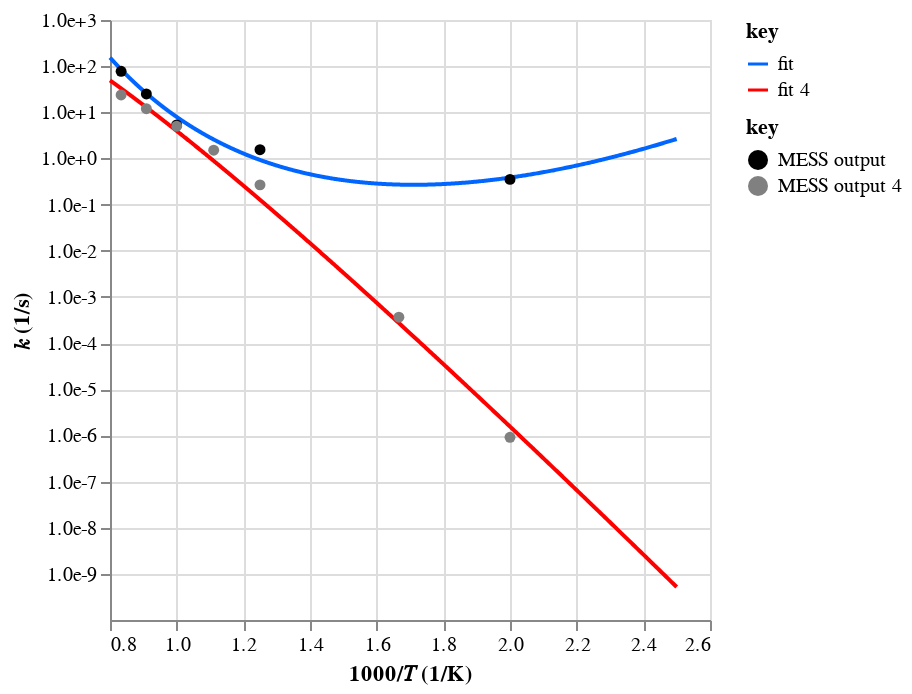

Notebook cell for this chart:
### Code cell
# S(1210)r0 = C5O2nexammzze = C5H6O(645)z + OH(4)
open_mess_out_well4 = """
W2->W11

P\T           500       600       700       800       900     1e+03   1.1e+03   1.2e+03   1.3e+03   1.4e+03   1.5e+03   1.6e+03   1.7e+03   1.8e+03   1.9e+03     2e+03
0.1      4.43e-09  1.08e-07 -1.32e-07 -1.74e-07 -2.58e-07   1.1e-07 -2.46e-06 -2.48e-06  4.18e-06  9.24e-06  0.000122   0.00198     0.023     0.136     0.653      3.71
1        1.18e-07  1.58e-07 -5.54e-06  9.41e-06  9.62e-06  2.15e-05  3.29e-05  0.000126  0.000284   0.00188    0.0139     0.128     0.927         4      14.6      59.1
10      -4.87e-07 -1.44e-06 -7.79e-06  0.000231  0.000969   0.00478    0.0125     0.029    0.0653     0.219     0.889      4.52        21        68       202       680
100     -1.44e-06 -5.11e-05   4.2e-05   0.00121    0.0199     0.161     0.732      2.56      6.98      19.2      48.5       140       415       985  2.27e+03  6.12e+03
O-O      5.24e-06   0.00632      1.04      48.4       977  1.09e+04  7.89e+04  4.13e+05  1.68e+06   5.6e+06  1.59e+07  3.99e+07  8.97e+07  1.84e+08  3.51e+08  6.29e+08
"""
open_mess_out_skip4 = """
W2->P1

P\T           500       600       700       800       900     1e+03   1.1e+03   1.2e+03   1.3e+03   1.4e+03   1.5e+03   1.6e+03   1.7e+03   1.8e+03   1.9e+03     2e+03
0.1      9.63e-09  3.42e-06  0.000124   0.00133   0.00714    0.0259    0.0757     0.193     0.466      1.17      2.53      6.13      13.5      30.3      70.4       177
1        7.93e-07  0.000363    0.0196     0.268      1.51      4.99        12      23.8      42.5      76.1       125       233       407       722  1.31e+03  2.49e+03
10       3.69e-06   0.00322     0.327       8.1      74.6       342       974  2.03e+03  3.49e+03  5.51e+03  7.72e+03  1.12e+04  1.55e+04  2.11e+04  2.93e+04  4.28e+04
100         5e-06   0.00574     0.854      33.8       526  4.09e+03  1.85e+04  5.49e+04   1.2e+05  2.15e+05  3.23e+05  4.59e+05  6.04e+05  7.44e+05  9.01e+05  1.09e+06
O-O           ***       ***       ***       ***       ***       ***       ***       ***       ***       ***       ***       ***       ***       ***       ***       ***
"""
open_rxn_well4 = ac.rate.from_mess_channel_output(open_mess_out_well4)
open_rxn_skip4 = ac.rate.from_mess_channel_output(open_mess_out_skip4)
open_rxn_data4 = open_rxn_well4 + open_rxn_skip4
open_rxn_fit4 = ac.rate.fit_plog(open_rxn_data4, sanitize=False)
ac.rate.display(
    [open_rxn_data, open_rxn_fit, open_rxn_data4, open_rxn_fit4],
    label=["MESS output", "fit", "MESS output 4", "fit 4"],
)

### Figure 1 — Vega-Lite specification as saved in the notebook (floating-point values rounded to 4 significant figures; data arrays with more than 128 entries replaced by an {"elided": "..."} marker saying what was removed)
{"config": {"view": {"continuousWidth": 300, "continuousHeight": 300}}, "layer": [{"data": {"name": "data-9e3789817be735834b9985d518d44027"}, "mark": {"type": "line"}, "encoding": {"color": {"field": "key", "scale": {"domain": ["fit", "fit 4"], "range": ["#0066ff", "#ff0000"]}, "type": "nominal"}, "x": {"field": "x", "scale": {"zero": false}, "title": "1000/𝑇 (1/K)", "type": "quantitative"}, "y": {"axis": {"format": ".1e", "values": [1e-09, 1e-08, 1e-07, 1e-06, 1e-05, 0.0001, 0.001, 0.01, 0.1, 1, 10, 100, 1000]}, "field": "value", "scale": {"type": "log"}, "title": "𝑘 (1/s)", "type": "quantitative"}}, "transform": [{"fold": ["fit", "fit 4"]}]}, {"data": {"name": "data-9565e30660a7d5de0b9bb0d1b522d3e7"}, "mark": {"type": "point", "filled": true, "opacity": 1}, "encoding": {"color": {"field": "key", "scale": {"domain": ["MESS output", "MESS output 4"], "range": ["#000000", "#808080ff"]}, "type": "nominal"}, "x": {"field": "x", "scale": {"zero": false}, "title": "1000/𝑇 (1/K)", "type": "quantitative"}, "y": {"axis": {"format": ".1e", "values": [1e-06, 1e-05, 0.0001, 0.001, 0.01, 0.1, 1, 10, 100, 1000]}, "field": "value", "scale": {"type": "log"}, "title": "𝑘 (1/s)", "type": "quantitative"}}, "transform": [{"fold": ["MESS output", "MESS output 4"]}]}], "resolve": {"scale": {"color": "independent"}}, "$schema": "https://vega.github.io/schema/vega-lite/v5.20.1.json", "datasets": {"data-9e3789817be735834b9985d518d44027": {"elided": "1000 records"}, "data-9565e30660a7d5de0b9bb0d1b522d3e7": [{"x": 2.0, "MESS output": 0.3521, "MESS output 4": 9.11e-07}, {"x": 1.667, "MESS output": null, "MESS output 4": 0.0003632}, {"x": 1.429, "MESS output": null, "MESS output 4": null}, {"x": 1.25, "MESS output": 1.545, "MESS output 4": 0.268}, {"x": 1.111, "MESS output": null, "MESS output 4": 1.51}, {"x": 1.0, "MESS output": 5.341, "MESS output 4": 4.99}, {"x": 0.9091, "MESS output": 25.02, "MESS output 4": 12.0}, {"x": 0.8333, "MESS output": 77.31, "MESS output 4": 23.8}]}}
